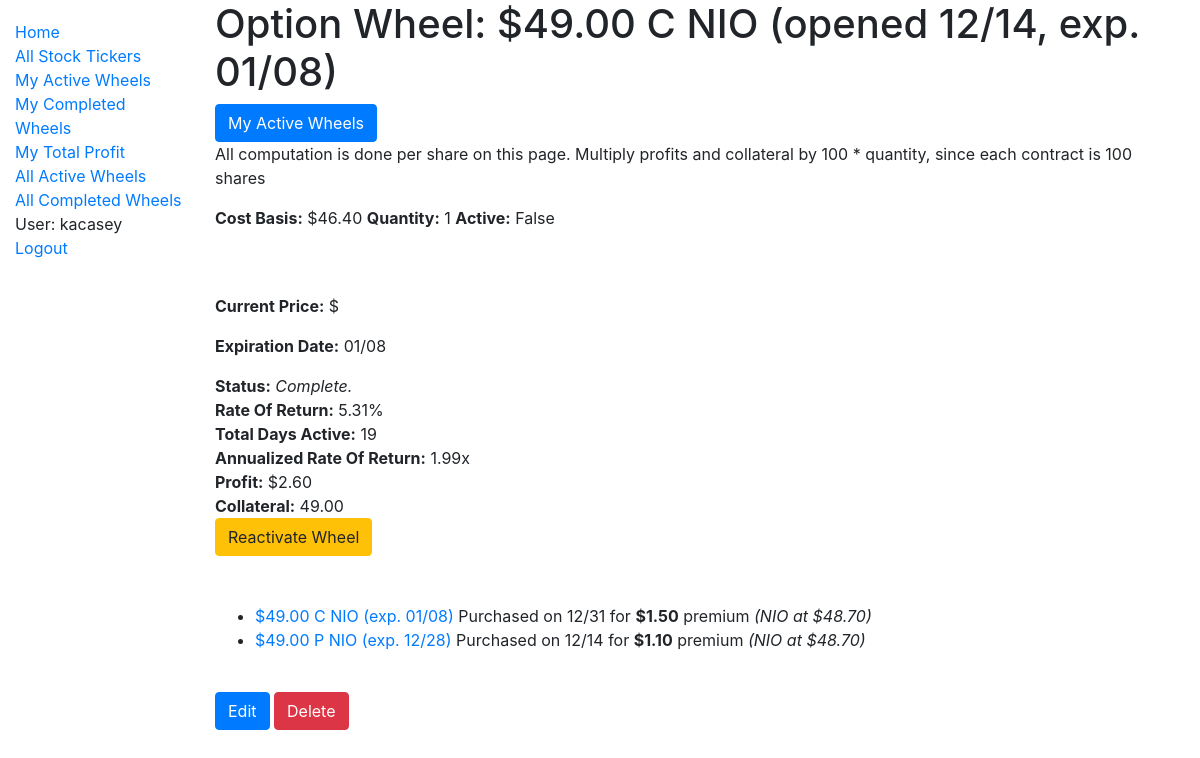
The page /catalog/wheels/10 (signed in) on the database as committed earlier.
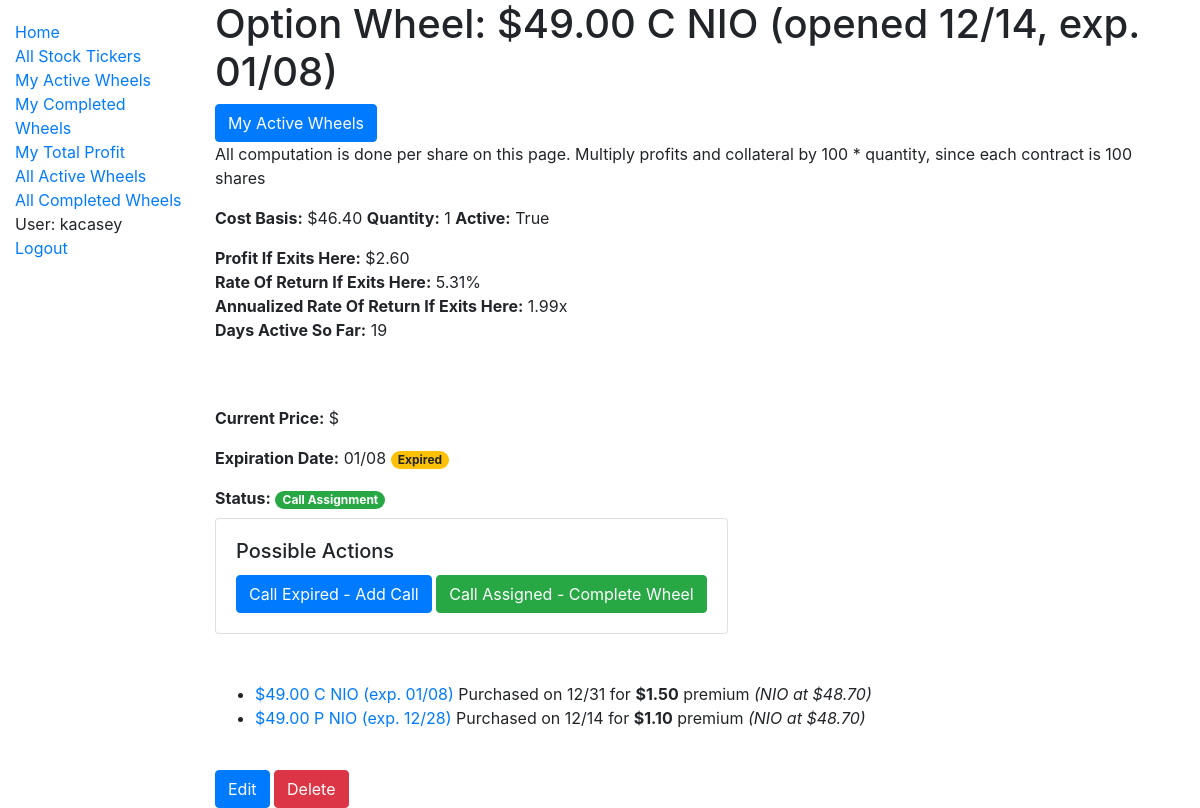
The same page on the database as committed later.
### catalog/models.py (models this page shows, shortened)
class OptionWheel(models.Model):
    user = models.ForeignKey(
        settings.AUTH_USER_MODEL,
        on_delete=models.CASCADE,
        db_index=True,
    )
    stock_ticker = models.ForeignKey(
        'StockTicker',
        on_delete=models.CASCADE,
    )
    quantity = models.IntegerField(default=1)
    is_active = models.BooleanField(db_index=True)
    total_profit = models.DecimalField(max_digits=12, decimal_places=2, default=None, null=True)
    total_days_active = models.IntegerField(default=None, null=True)
    collatoral = models.DecimalField(max_digits=12, decimal_places=2, default=None, null=True)
    @property
    def collateral(self):
        return self.collatoral
    def get_all_option_purchases(self):
         return OptionPurchase.objects.filter(option_wheel=self.id).order_by('-expiration_date', '-purchase_date')
    def get_first_option_purchase(self):
        return OptionPurchase.objects.filter(option_wheel=self.id).order_by('purchase_date', 'expiration_date').first()
    def get_last_option_purchase(self):
        return OptionPurchase.objects.filter(option_wheel=self.id).order_by('purchase_date', 'expiration_date').last()
    def get_open_date(self):
        first = self.get_first_option_purchase()
        if first:
            return first.purchase_date.date()
        return datetime.min.date()
    def get_expiration_date(self):
        last_purchase = self.get_last_option_purchase()
        if last_purchase:
            return last_purchase.expiration_date
        return datetime.max.date()
    def is_expired(self):
        if not self.is_active:
            return False
        now = datetime.now()
        today = now.date()
        if now.hour >= MARKET_CLOSE_HOUR:
            return self.get_expiration_date() <= today
        return self.get_expiration_date() < today
    def get_cost_basis(self):
        purchases = self.get_all_option_purchases()
        if not purchases:
            return 'N/A'
        revenue = sum(purchase.premium for purchase in purchases)
        first_purchase = self.get_first_option_purchase()
        return first_purchase.strike - revenue
    def add_purchase_data(self):
        purchases = self.get_all_option_purchases()
        if purchases:
            cost_basis = self.get_cost_basis()
            first_purchase = self.get_first_option_purchase()
            last_purchase = self.get_last_option_purchase()
            profit_if_exits_here = last_purchase.strike - cost_basis
            days_active_so_far = numpy.busday_count(
                first_purchase.purchase_date.date(),
                last_purchase.expiration_date,
            )
            decimal_rate_of_return = float(profit_if_exits_here / first_purchase.strike)
            annualized_rate_of_return_if_exits_here = compute_annualized_rate_of_return(decimal_rate_of_return, 1, days_active_so_far)
            self.cost_basis = cost_basis
            self.profit_if_exits_here = profit_if_exits_here
            self.days_active_so_far = days_active_so_far
            self.decimal_rate_of_return = decimal_rate_of_return
            self.annualized_rate_of_return_if_exits_here = annualized_rate_of_return_if_exits_here
            self.open_date = self.get_open_date().strftime('%m/%d')
            self.open_strike = first_purchase.strike
            self.expiration_date = self.get_expiration_date().strftime('%m/%d')
            self.last_purchase = last_purchase
            self.expired = self.is_expired()
            self.current_price = get_current_price(self.stock_ticker.name)
            self.purchases = purchases
    def __str__(self):
        last_purchase = self.get_last_option_purchase()
        quantity_str = f"({self.quantity}X) " if self.quantity > 1 else ""
        if not last_purchase:
            return f"{quantity_str}{str(self.stock_ticker)}"
        strike = last_purchase.strike
        call_or_put = last_purchase.call_or_put
        open_date = self.get_open_date().strftime('%m/%d')
        exp_date = self.get_expiration_date().strftime('%m/%d')
        return f"{quantity_str}${strike} {call_or_put} {str(self.stock_ticker)} (opened {open_date}, exp. {exp_date})"

class OptionPurchase(models.Model):
    user = models.ForeignKey(
        settings.AUTH_USER_MODEL,
        on_delete=models.CASCADE,
        db_index=True,
    )
    option_wheel = models.ForeignKey(
        'OptionWheel',
        on_delete=models.CASCADE,
        db_index=True,
    )
    purchase_date = models.DateTimeField()
    expiration_date = models.DateField()
    strike = models.DecimalField(max_digits=12, decimal_places=2)
    price_at_date = models.DecimalField(max_digits=12, decimal_places=2)
    premium = models.DecimalField(max_digits=12, decimal_places=2)
    class CallOrPut(models.TextChoices):
        CALL = 'C', _('Call')
        PUT = 'P', _('Put')
    call_or_put = models.CharField(
        max_length=1,
        choices=CallOrPut.choices,
        default=CallOrPut.PUT,
    )
    def __str__(self):
        return f"${self.strike} {self.call_or_put} {str(self.option_wheel.stock_ticker)} (exp. {self.expiration_date.strftime('%m/%d')})"
    def get_absolute_url(self):
        return reverse('purchase-detail-view', args=[str(self.option_wheel.pk), str(self.id)])

class StockTicker(models.Model):
    name = models.CharField(max_length=200, help_text='Enter a ticker, like TSLA.', unique=True, db_index=True)
    class StockRecommendation(models.TextChoices):
        NONE = 'NO', _('None')
        STABLE = 'ST', _('Stable Choice')
        HIGHVOLATILITY = 'HV', _('High Volatility')
    recommendation = models.CharField(
        max_length=2,
        choices=StockRecommendation.choices,
        default=StockRecommendation.NONE,
    )
    def __str__(self):
        return self.name

### catalog/views.py (the view)
# urls.py: path('wheels/<int:pk>', views.OptionWheelDetailView.as_view(), name='wheel-detail'),
class OptionWheelDetailView(LoginRequiredMixin, generic.DetailView):
    model = OptionWheel
    context_object_name = 'wheel'
    def get_context_data(self, **kwargs):
        context = super(OptionWheelDetailView, self).get_context_data(**kwargs)
        option_wheel = OptionWheel.objects.get(pk=self.kwargs.get('pk'))
        option_wheel.add_purchase_data()
        context["wheel_data"] = option_wheel
        context["can_edit"] = option_wheel.user == self.request.user
        return context

### catalog/option_price_computation.py (called while the page is built)
def compute_annualized_rate_of_return(profit_decimal, odds, days, profit_decimal_fail_case=0):
    rate_of_return_success_case = 1 + profit_decimal
    rate_of_return_fail_case = 1 + profit_decimal_fail_case
    effective_rate_of_return = rate_of_return_success_case * odds + rate_of_return_fail_case * (1 - odds)
    return effective_rate_of_return ** (BUSINESS_DAYS_IN_YEAR / days)

def get_current_price(stockticker_name):
    cache_key = 'current_price_' + stockticker_name
    cached_result = cache.get(cache_key)
    if cached_result is not None:
        return cached_result
    yahoo_ticker = yfinance.Ticker(stockticker_name)
    yahoo_ticker_history = yahoo_ticker.history(period="1d")
    if yahoo_ticker_history.empty:
        return None
    result = yahoo_ticker_history.tail(1)['Close'].iloc[0]
    cache.set(cache_key, result, CURRENT_PRICE_CACHE_TIMEOUT_SECONDS)
    return result

### catalog/templatetags/filter_tags.py (called while the page is built)
@register.filter
def percentage(value):
    try:
        return '{:.2%}'.format(value)
    except (ValueError, TypeError):
        return value

### catalog/templates/catalog/optionwheel_detail.html (shortened to what this page needs)
{% extends "base_generic.html" %}
{% load filter_tags %}
{% block content %}
  <h1>Option Wheel: {{ wheel }}</h1>
  <a type="button" class="btn btn-primary" href="{% url 'my-active-wheels' %}">My Active Wheels</a>
  <p>All computation is done per share on this page. Multiply profits and collateral by 100 * quantity, since each contract is 100 shares</p>
  <p>
    <strong>Cost Basis:</strong> ${{ wheel_data.cost_basis }}
    <strong>Quantity:</strong> {{ wheel.quantity }}
    <strong>Active:</strong> {{ wheel.is_active }}
  </p>
  {% if wheel.is_active %}
  <p>
    <div>
      <strong>Profit If Exits Here:</strong> ${{ wheel_data.profit_if_exits_here }}
    </div>
    <div>
      <strong>Rate Of Return If Exits Here:</strong> {{ wheel_data.decimal_rate_of_return | percentage }}
    </div>
    <div>
      <strong>Annualized Rate Of Return If Exits Here:</strong> {{ wheel_data.annualized_rate_of_return_if_exits_here | floatformat:2 }}x
    </div>
    <div>
      <strong>Days Active So Far:</strong> {{ wheel_data.days_active_so_far }}
    </div>
  </p>
  {% endif %}
  <br>
  <br>
  <p>
    <strong>Current Price:</strong> ${{ wheel_data.current_price | floatformat:2 }}
  </p>
  <p>
    <strong>Expiration Date:</strong> {{ wheel_data.expiration_date }}
    {% if wheel_data.expired %}
      <span class="badge badge-pill badge-warning">Expired</span>
    {% endif %}
  </p>
  <strong>Status:</strong>
  {% if wheel.is_active %}
    {% if wheel_data.purchases %}
      {% if wheel_data.purchases.0.call_or_put == 'P' and wheel_data.current_price < wheel_data.purchases.0.strike %}
        <span class="badge badge-pill badge-primary">Put Assignment</span>
      {% elif wheel_data.purchases.0.call_or_put == 'P' %}
        <span class="badge badge-pill badge-success">Put Expiration</span>
      {% elif wheel_data.current_price < wheel_data.purchases.0.strike %}
        <span class="badge badge-pill badge-primary">Call Expiration</span>
      {% else%}
        <span class="badge badge-pill badge-success">Call Assignment</span>
      {% endif %}
      <div>
        {% if can_edit %}
          <div class="card mt-2 d-inline-flex">
            <div class="card-body">
              <h5 class="card-title">Possible Actions</h5>
              <a type="button" class="btn btn-primary" href="{% url 'purchase-create' wheel_id=wheel.pk %}">
                {% if wheel_data.purchases.0.call_or_put == 'P' %} Put Assigned {% else %} Call Expired {% endif %} - Add Call
              </a>
              <a type="button" class="btn btn-success" href="{% url 'wheel-complete' pk=wheel.pk %}">
                {% if wheel_data.purchases.0.call_or_put == 'P' %} Put Expired {% else %} Call Assigned {% endif %} - Complete Wheel
              </a>
            </div>
          </div>
        {% else%}
          <strong>User:</strong> {{ wheel.user }}
        {% endif %}
      <div>
    {% else %}
      <i> No purchases yet.</i>
      <div>
        <a type="button" class="btn btn-primary" href="{% url 'purchase-create' wheel_id=wheel.pk %}">Add First Purchase</a>
      <div>
    {% endif %}
  {% else %}
    <i> Complete.</i>
    <div>
      <strong>Rate Of Return:</strong> {{ wheel_data.decimal_rate_of_return | percentage }}
    </div>
    <div>
      <strong>Total Days Active:</strong> {{ wheel.total_days_active }}
    </div>
    <div>
      <strong>Annualized Rate Of Return:</strong> {{ wheel_data.annualized_rate_of_return_if_exits_here | floatformat:2 }}x
    </div>
    <div>
      <strong>Profit:</strong> ${{ wheel.total_profit }}
    </div>
    <div>
      <strong>Collateral:</strong> {{ wheel.collateral }}
    </div>
    <div>
      <a type="button" class="btn btn-warning" href="{% url 'wheel-reactivate' pk=wheel.pk %}">Reactivate Wheel</a>
    </div>
  {% endif %}
  <br>
  <br>
  <ul>
    {% for purchase in wheel_data.purchases %}
      <li>
        <a href="{{ purchase.get_absolute_url }}">{{ purchase }}</a>
        Purchased on {{ purchase.purchase_date | date:"m/d" }} for
      <strong>${{ purchase.premium }}</strong> premium
      <i>({{ wheel.stock_ticker }} at ${{ purchase.price_at_date }})</i>
      </li>
    {% endfor %}
  </ul>
  <br>
  {% if can_edit %}
    <a type="button" class="btn btn-primary" href="{% url 'wheel-update' pk=wheel.pk %}">Edit</a>
    <a type="button" class="btn btn-danger" href="{% url 'wheel-delete' pk=wheel.pk %}" variant="danger">Delete</a>
  {% endif %}
{% endblock %}

### catalog/templates/base_generic.html (shortened to what this page needs)
<!DOCTYPE html>
<html lang="en">
<head>
  <link rel="stylesheet" href="https://stackpath.bootstrapcdn.com/bootstrap/4.3.1/css/bootstrap.min.css">
  {% load static %}
  <link rel="stylesheet" href="{% static 'css/styles.css' %}">
  <link rel="stylesheet" href="https://cdn.datatables.net/1.10.22/css/jquery.dataTables.min.css">
</head>
<body>
  <div class="container-fluid">
    <div class="row">
      <div class="col-sm-2">
      {% block sidebar %}
        <ul class="sidebar-nav">
          <li><a href="{% url 'index' %}">Home</a></li>
          <li><a href="{% url 'tickers' %}">All Stock Tickers</a></li>
          {% if user.is_authenticated %}
            <li><a href="{% url 'my-active-wheels' %}">My Active Wheels</a></li>
            <li><a href="{% url 'my-completed-wheels' %}">My Completed Wheels</a></li>
            <li><a href="{% url 'my-total-profit' %}">My Total Profit</a></li>
            <li><a href="{% url 'all-active-wheels' %}">All Active Wheels</a></li>
            <li><a href="{% url 'all-completed-wheels' %}">All Completed Wheels</a></li>
            <li>User: {{ user.get_username }}</li>
            <li><a href="{% url 'logout'%}?next={{request.path}}">Logout</a></li>
          {% else %}
            <li><a href="{% url 'login'%}?next={{request.path}}">Login</a></li>
          {% endif %}
        </ul>
     {% endblock %}
      </div>
      <div class="col-sm-10 ">{% block content %}{% endblock %}</div>
    </div>
  </div>
</body>
</html>

### catalog/static/css/styles.css (style rules this page uses)
.sidebar-nav { margin-top: 20px; padding: 0; list-style: none; }

Rows that differ between the two databases and show on the page:
changed OptionWheel "$49.00 C NIO (opened 12/14, exp. 01/08)": is_active "False" → "True"; profit_if_exits_here (not shown) → "2.60"; days_active_so_far (not shown) → "19"; total_days_active "19" → (not shown); total_profit "2.60" → (not shown); collateral "49.00" → (not shown)
Other text that changed with them:
text no longer shown: "Complete. Rate Of Return: Total Days Active: Annualized Rate Of Return: Profit: Collateral: Reactivate Wheel"
text now shown: "Profit If Exits Here: Rate Of Return If Exits Here: Annualized Rate Of Return If Exits Here: Days Active So Far: Expired Call Assignment Possible Actions Call Expired - Add Call Call Assigned - Complete Wheel"
